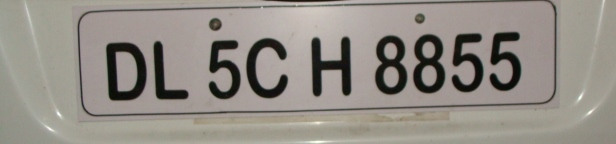
%> input picture CA2/p1/image1.jpg, 616 x 144 px
$ octave run_p2.m   (GNU Octave 9; MATLAB toolbox functions it lacks are replaced by stand-ins)
%> lines starting %> are read from the running program, lines starting %| are printed output that depends on the picture; in (x1, y1, x2, y2) boxes, pixels count from 0 and x2, y2 are one past the last pixel; in counts of white or black regions, pixels touching at a corner belong together; the program's own positions count from 1
%> the answer given: p1/image1.jpg
%> further down, picture is the input picture: size 144x616x3 uint8; mean R, G, B 146.4, 141, 133.6
### CA2/p2.m
function final_output=p2(picture)
    figure;

    subplot(4, 2, 1);
    imshow(picture);
    title("raw picture");
    %%%
    picture=imresize(picture,[300 500]);
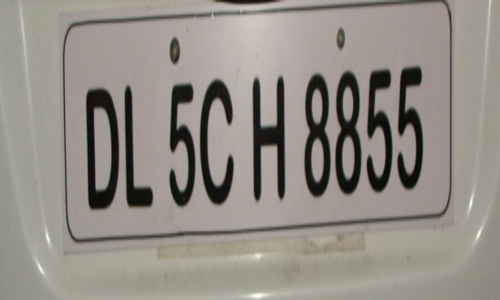
%> picture: size 300x500x3 uint8; mean R, G, B 146.4, 141, 133.6
    subplot(4, 2, 2);
    imshow(picture);
    title("resized picture");
    %%%
    gray_picture = rgb2gray(picture);
    subplot(4, 2, 3);
    imshow(gray_picture);
    title("grayscale picture");
    %%%
    threshold = graythresh(gray_picture);
%> threshold = 0.38
    picture = imbinarize(gray_picture,threshold);
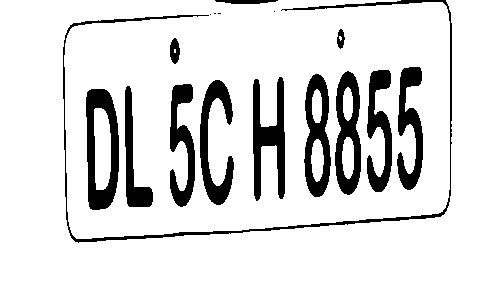
%> picture: size 300x500 logical; 87.3% white; 17 black regions (4 under 20 px), largest, box (x1, y1, x2, y2) and area: (63, 0, 452, 243) 2537, (86, 89, 119, 210) 2242, (253, 77, 285, 201) 2037
    subplot(4, 2, 4);
    imshow(picture);
    title("black and white picture");

    %%%
    pic = bwareaopen(~picture,1000);
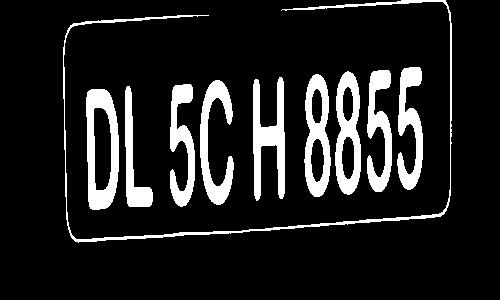
%> pic: size 300x500 logical; 12.4% white; 10 white regions, largest, box (x1, y1, x2, y2) and area: (63, 0, 452, 243) 2537, (86, 89, 119, 210) 2242, (253, 77, 285, 201) 2037
    subplot(4, 2, 5);
    imshow(pic);
    title("after removing small components");
    background=bwareaopen(~picture,10000);
%> background: size 300x500 logical; every value is 0

    subplot(4, 2, 6);
    imshow(background);
    title("background of the picture");

    picture2=pic-background;
%> picture2: size 300x500 double; values 0 (black) and 1 (white), 12.4% white; 10 white regions
    subplot(4, 2, 7);
    imshow(picture2);
    title("only letters and numbers");

    %%%
    [labeled_image, num_components] = bwlabel(picture2);
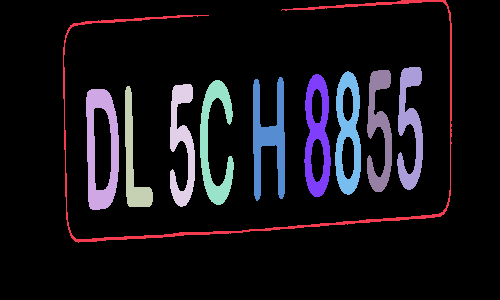
%> labeled_image: size 300x500 double; 11 distinct labels, from 0 to 10; one colour per label, 0 black
%> num_components = 10
    %%%
    load TRAININGSET_FARSI;

    totalLetters=size(TRAIN_FARSI,2);

    component_stats = regionprops(labeled_image, 'BoundingBox');
%> component_stats = 10 regions; largest, box (x1, y1, x2, y2): (63, 0, 452, 243), (200, 80, 234, 205), (86, 89, 119, 210), (253, 77, 285, 201), (125, 86, 153, 207)
    bboxes = cat(1, component_stats.BoundingBox);
%> bboxes = 10 rows, first 8: [63.5 0.5 389 243; 86.5 89.5 33 121; 125.5 86.5 28 121; 170.5 84.5 25 123; 200.5 80.5 34 125; 253.5 77.5 32 124; 304.5 74.5 27 123; 335.5 71.5 26 124]
    [~, sort_idx] = sort(bboxes(:, 1));
%> sort_idx = [1; 2; 3; 4; 5; 6; 7; 8; 9; 10]

    subplot(4, 2, 8);
    imshow(picture2);
    for n=1:num_components
        rectangle('Position',component_stats(n).BoundingBox,'EdgeColor','m','LineWidth',1)
    end
%> this loop made 10 passes
    title("rectangles around components");

    final_output=[];
    t=[];

    for i=1:num_components

        n = sort_idx(i);
        [r, c] = find(labeled_image == n);
        Y=labeled_image(min(r):max(r),min(c):max(c));

        ro=zeros(1,totalLetters);
        for k=1:totalLetters
            [row, col] = size(TRAIN_FARSI{1,k});
            Y2 = imresize(Y, [row, col]);
            ro(k)=corr2(TRAIN_FARSI{1,k},Y2);

        end
        [MAXRO,pos]=max(ro);
        if MAXRO>.45
            out=TRAIN_FARSI{2,pos};
            final_output=[final_output out];
        end
    end
%> this loop made 10 passes
%> pass 1, in p2, `Y=labeled_image(min(r):max(r),min(c):max(c));`:
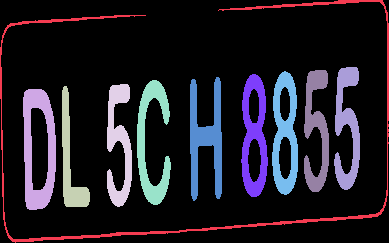
%> Y: size 243x389 double; 11 distinct labels, from 0 to 10; one colour per label, 0 black
%> pass 3, in p2, `Y=labeled_image(min(r):max(r),min(c):max(c));`:
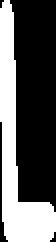
%> Y: size 121x28 double (shown 2 times larger); values 0 (black) and 3 (white), 37% white; 1 white region, box (x1, y1, x2, y2) and area: (0, 0, 28, 121) 1253
    %8
    fileID = fopen('Farsi Plate.txt', 'w', 'n', 'UTF-8');
    fprintf(fileID, '%s\n', final_output);
    fclose(fileID);

### CA2/train_p2.m
function train_p2()
    files=dir('Map Set (Farsi)');
    len=length(files)-2;
    TRAIN_FARSI=cell(2,len);
    for i=1:len
       TRAIN_FARSI{1,i}=imread([files(i+2).folder,'\',files(i+2).name]);
       TRAIN_FARSI{2,i}=files(i+2).name(1);
    end
    save TRAININGSET_FARSI TRAIN_FARSI;

### CA2/run_p2.m
clc
clearvars
close all

[file,path]=uigetfile({'*.jpg;*.bmp;*.png;*.tif'},'Choose an image');
picture=imread([path,file]);
train_p2();
plate = p2(picture);
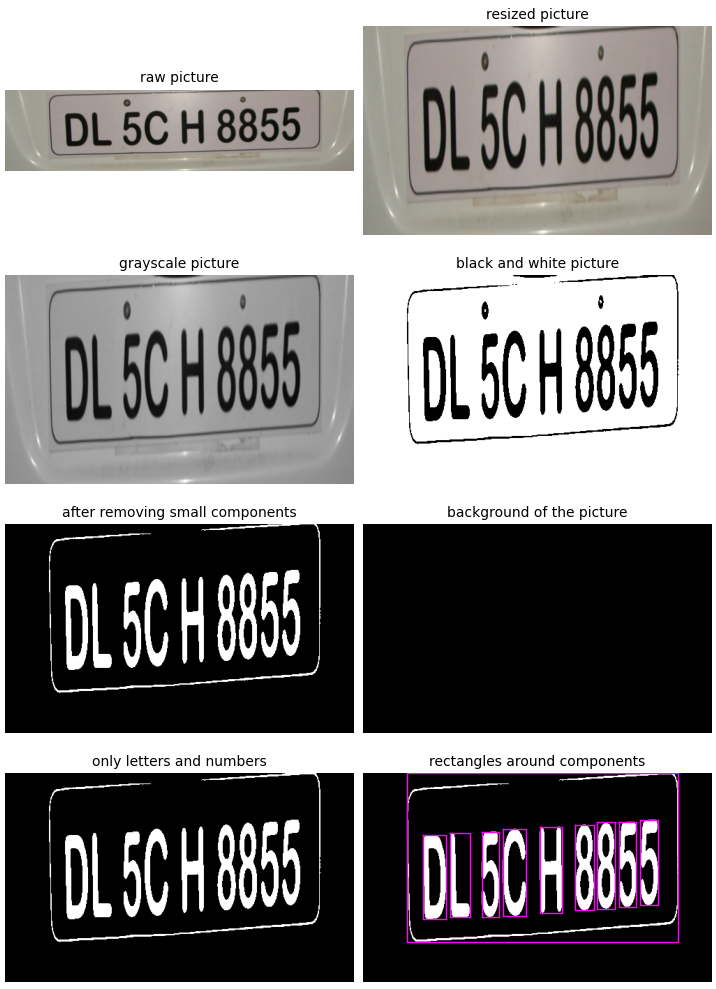
%> figure redrawn from the program's plot data, 8 panels
%> plate = []
plate
%> plate = []
